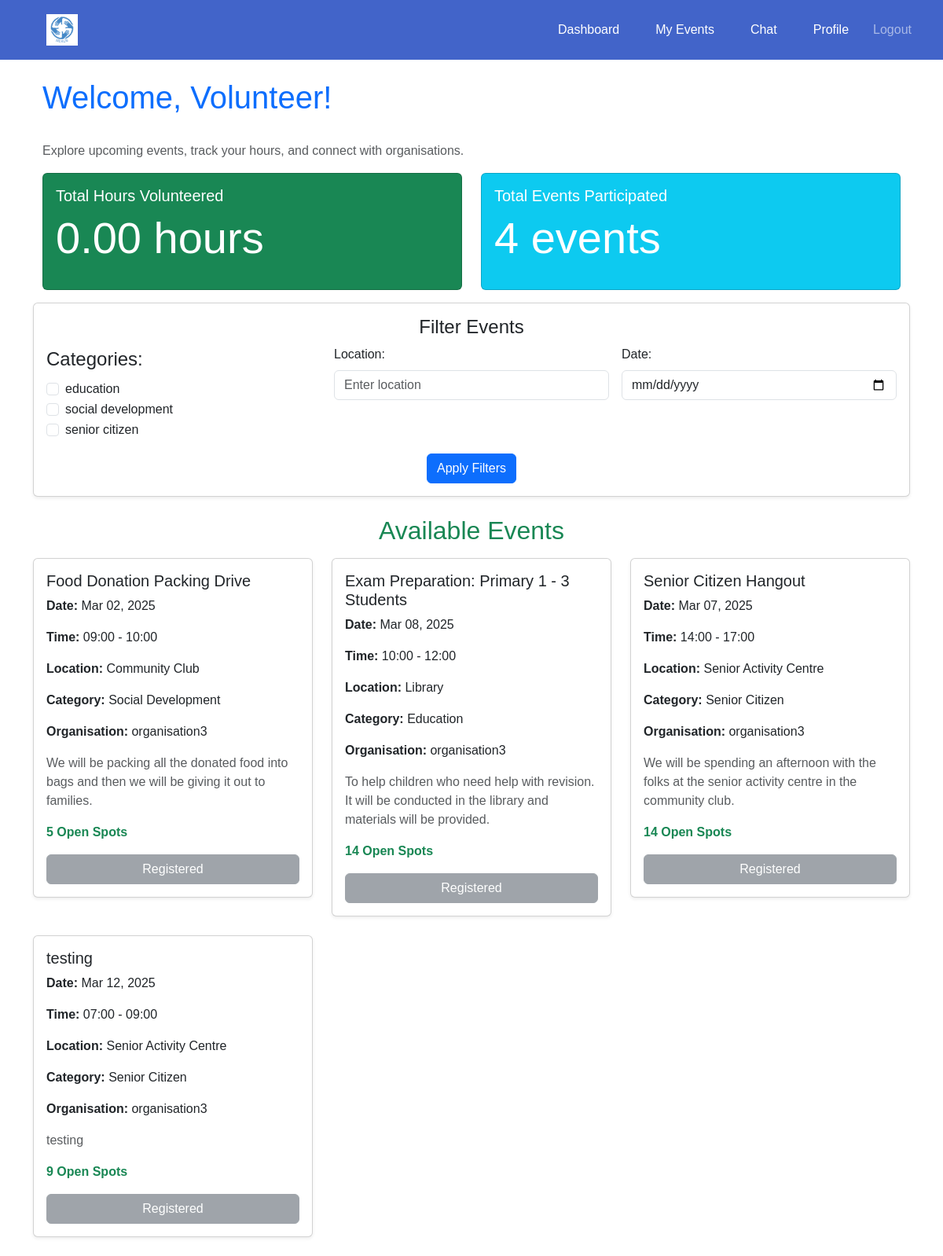
Page /events/dashboard/volunteer/ (signed in) on the committed database.
### events/models.py (models this page shows, shortened)
class Event(models.Model):
    CATEGORY_CHOICES = [
        ('education', 'Education'),
        ('social development', 'Social Development'),
        ('senior citizen', 'Senior Citizen'),
    ]
    organisation = models.ForeignKey(settings.AUTH_USER_MODEL, on_delete=models.CASCADE)
    name = models.CharField(max_length=255)
    description = models.TextField()
    date = models.DateTimeField()
    start_time = models.TimeField(default=time(9, 0))  # Default: 09:00 AM
    end_time = models.TimeField(default=time(17, 0))  # Default: 05:00 PM
    location = models.CharField(max_length=255)
    volunteers_needed = models.PositiveIntegerField()
    roles_responsibilities = models.TextField()
    category = models.CharField(max_length=50, choices=CATEGORY_CHOICES, blank=False, default='Education')

### accounts/models.py (models this page shows, shortened)
class CustomUser(AbstractUser):
    USER_TYPE_CHOICES = [
        ('volunteer', 'Volunteer'),
        ('organisation', 'Organisation'),
    ]
    user_type = models.CharField(max_length=20, choices=USER_TYPE_CHOICES)
    contact_number = models.CharField(max_length=10, blank= True, null=True)
    full_name = models.CharField(max_length=255, blank=True, null=True)
    personnel_name = models.CharField(max_length=255, blank=True, null=True)
    profile_picture = models.ImageField(upload_to='profile_pics', blank=True, null=True)

### events/views.py (the view)
# urls.py: path('dashboard/volunteer/', views.volunteer_dashboard, name='volunteer_dashboard'),
@login_required
def volunteer_dashboard(request):
    if request.user.user_type == 'volunteer':
        events = Event.objects.all().distinct()  # Ensure unique events
        registered_event_ids = set(
            VolunteerEvent.objects.filter(volunteer=request.user, status='registered')
            .values_list('event_id', flat=True)
        )
        total_hours = VolunteerParticipation.objects.filter(volunteer=request.user).aggregate(
                                                            total_hours=Sum('hours_contributed')
                                                            )['total_hours'] or 0
        total_events = VolunteerParticipation.objects.filter(volunteer=request.user).count()
        selected_categories = request.GET.getlist('category')
        location = request.GET.get('location', '').strip()
        date = request.GET.get('date', '').strip()
        if selected_categories:
            events = events.filter(category__in=selected_categories)
        if location:
            events = events.filter(location__icontains=location)
        if date:
            events = events.filter(date=date)
        events = events.distinct()
        category_choices = dict(Event.CATEGORY_CHOICES)
        categories = list(category_choices.keys())
        for event in events:
            event.volunteer_count = VolunteerEvent.objects.filter(event=event, status='registered').count()
            event.open_spots = max(event.volunteers_needed - event.volunteer_count, 0)
        return render(request, 'events/volunteer_dashboard.html', {
            'events': events,
            'categories': categories,
            'category_labels': category_choices,
            'selected_categories': selected_categories,
            'registered_event_ids': registered_event_ids,
            'total_hours': round(total_hours, 2),
            'total_events': total_events,
        })
    return redirect('home')

### events/templates/events/volunteer_dashboard.html (shortened to what this page needs)
{% extends 'base.html' %}
{% block content %}
<div class="container mt-4">
    <div class="d-flex justify-content-between align-items-center mb-4">
        <h1 class="text-primary">Welcome, Volunteer!</h1>
    </div>
    <p class="text-muted">Explore upcoming events, track your hours, and connect with organisations.</p>
    <div class="row">
        <div class="col-md-6">
            <div class="card text-white bg-success mb-3">
                <div class="card-body">
                    <h5 class="card-title">Total Hours Volunteered</h5>
                    <p class="display-4">{{ total_hours|floatformat:2|default:"0.00" }} hours</p>
                </div>
            </div>
        </div>
        <div class="col-md-6">
            <div class="card text-white bg-info mb-3">
                <div class="card-body">
                    <h5 class="card-title">Total Events Participated</h5>
                    <p class="display-4">{{ total_events }} events</p>
                </div>
            </div>
        </div>
    </div>
</div>
    <div class="card shadow-sm mb-4">
        <div class="card-body">
            <h4 class="card-title text-center">Filter Events</h4>
            <form method="get">
                <div class="row g-3">
                    <div class="col-md-4">
                        <fieldset>
                            <legend>Categories:</legend>
                            {% for category in categories %}
                                <div class="form-check">
                                    <input class="form-check-input" type="checkbox" name="category" value="{{ category }}"
                                           {% if category in selected_categories %}checked{% endif %}>
                                    <label class="form-check-label">{{ category }}</label>
                                </div>
                            {% endfor %}
                        </fieldset>
                    </div>
                    <div class="col-md-4">
                        <label for="location" class="form-label">Location:</label>
                        <input type="text" class="form-control" name="location" id="location" value="{{ request.GET.location }}" placeholder="Enter location">
                    </div>
                    <div class="col-md-4">
                        <label for="date" class="form-label">Date:</label>
                        <input type="date" class="form-control" name="date" id="date" value="{{ request.GET.date }}">
                    </div>
                </div>
                <div class="text-center mt-3">
                    <button type="submit" class="btn btn-primary"> Apply Filters</button>
                </div>
            </form>
        </div>
    </div>
    <h2 class="text-center text-success mb-3">Available Events</h2>
    {% if events %}
        <div class="row">
            {% for event in events %}
                <div class="col-md-6 col-lg-4">
                    <div class="card shadow-sm mb-4">
                        <div class="card-body">
                            <h5 class="card-title">{{ event.name }}</h5>
                            <p><strong>Date:</strong> {{ event.date|date:"M d, Y" }}</p>
                            <p><strong>Time:</strong> {{ event.start_time|time:"H:i" }} - {{ event.end_time|time:"H:i" }}</p>
                            <p><strong>Location:</strong> {{ event.location }}</p>
                            <p><strong>Category:</strong> {{ event.get_category_display }}</p>
                            <p><strong>Organisation:</strong> {{ event.organisation.username }}</p>
                            <p class="text-muted">{{ event.description }}</p>
                            {% if event.open_spots > 0 %}
                                <p class="text-success"><strong>{{ event.open_spots }} Open Spot{{ event.open_spots|pluralize }}</strong></p>
                            {% else %}
                                <p class="text-danger"><strong>No Open Spots</strong></p>
                            {% endif %}
                            <div class="d-grid">
                                {% if event.id in registered_event_ids %}
                                    <button class="btn btn-secondary w-100" disabled>
                                         Registered
                                    </button>
                                {% endif %}
                            </div>
                        </div>
                    </div>
                </div>
            {% endfor %}
        </div>
    {% else %}
        <div class="alert alert-info text-center">
            <p>No events found matching your criteria.</p>
        </div>
    {% endif %}
</div>
{% endblock %}

### templates/base.html (style rules this page uses)
body { margin: 0; font-family: Arial, sans-serif; }

### rows in the picture
Event: name "Food Donation Packing Drive", date "Mar 02, 2025", start_time "09:00", end_time "10:00", location "Community Club", category "Social Development", organisation.username "organisation3", description "We will be packing all the donated food into bags and then we will be giving it out to families.", open_spots "5", shows "Registered"
Event: name "Exam Preparation: Primary 1 - 3 Students", date "Mar 08, 2025", start_time "10:00", end_time "12:00", location "Library", category "Education", organisation.username "organisation3", description "To help children who need help with revision. It will be conducted in the library and materials will be provided.", open_spots "14", shows "Registered"
Event: name "Senior Citizen Hangout", date "Mar 07, 2025", start_time "14:00", end_time "17:00", location "Senior Activity Centre", category "Senior Citizen", organisation.username "organisation3", description "We will be spending an afternoon with the folks at the senior activity centre in the community club.", open_spots "14", shows "Registered"
Event: name "testing", date "Mar 12, 2025", start_time "07:00", end_time "09:00", location "Senior Activity Centre", category "Senior Citizen", organisation.username "organisation3", description "testing", open_spots "9", shows "Registered"

### other values in the picture
{{ total_hours|floatformat:2|default:"0.00" }} "0.00"
{{ total_events }} "4"
{{ category }} "education" "social development" "senior citizen"
